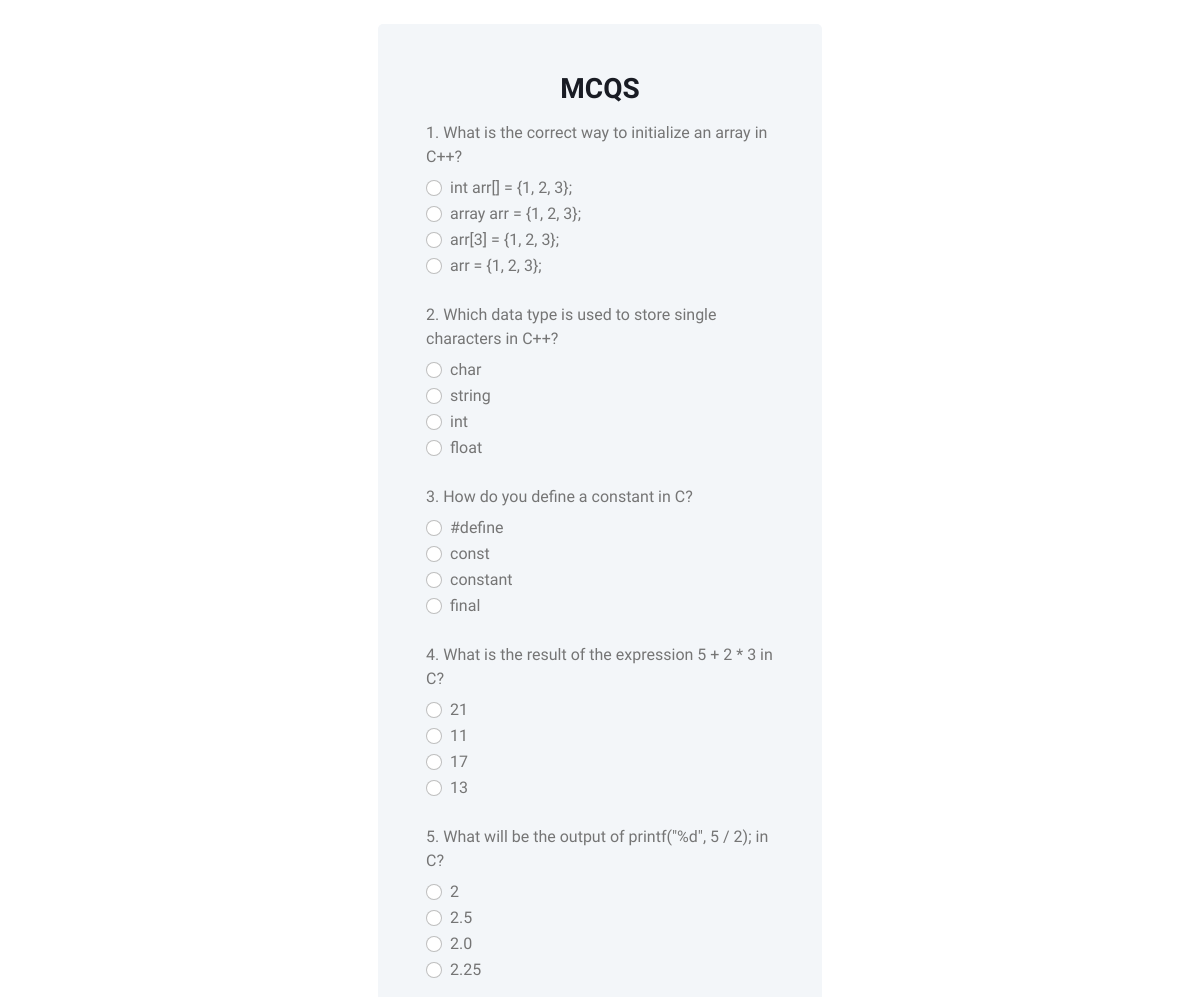
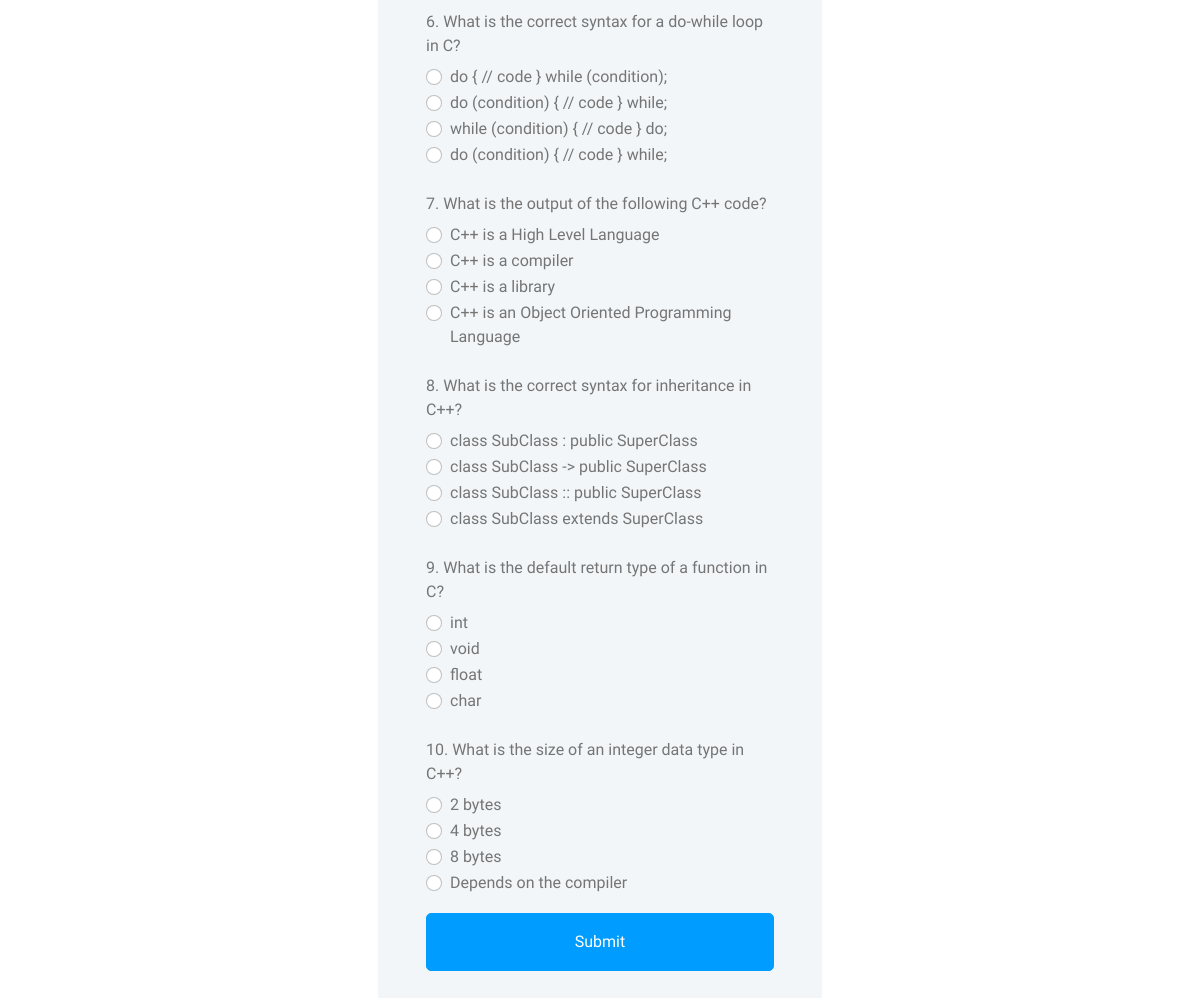
The page /Student/mcqs.php (signed in) on the database its author committed (2 pictures, top to bottom).
### tables this page shows
CREATE TABLE `multiple_choice_questions` (
  `question_id` int(11) NOT NULL,
  `question_text` varchar(255) NOT NULL,
  `option_a` varchar(100) NOT NULL,
  `option_b` varchar(100) NOT NULL,
  `option_c` varchar(100) NOT NULL,
  `option_d` varchar(100) NOT NULL,
  `correct_option` enum('A','B','C','D') NOT NULL,
  `exam_id` int(11) DEFAULT NULL,
  `question_mark` int(11) NOT NULL,
  `is_completed` tinyint(1) DEFAULT 0
);

### Student/mcqs.php (the view, shortened to what this page needs)
<?php
include "../db/dbConnection.php";
if ($_SESSION['role_id'] == 4) {
    header("location:../Admin/admin.php");
} elseif ($_SESSION['role_id'] == 3) {
    header("location:../Teacher/teacher.php");
} elseif ($_SESSION['role_id'] == 1) {
    $getExamCheck = "SELECT *,
    TIMESTAMPDIFF(DAY, CURDATE(), start_datetime) AS days_until_start
FROM `exams`
WHERE exams.exam_status = 'active'
AND start_datetime = CURDATE()
OR DATEDIFF(start_datetime, CURDATE()) = 1";
    $isCheated  = "SELECT * FROM users WHERE users.is_cheated = 'no' AND users.is_completed = 'not_completed' AND users.role_id = 1";
    $setuser = mysqli_query($conn, $isCheated);
    $set = mysqli_query($conn, $getExamCheck);
    if (mysqli_num_rows($set) && mysqli_num_rows($setuser) > 0) {
?>
        <!DOCTYPE html>
        <html lang="en">
        <head>
            <link href="https://cdnjs.cloudflare.com/ajax/libs/font-awesome/5.10.0/css/all.min.css" rel="stylesheet">
            <link href="https://cdn.jsdelivr.net/npm/bootstrap-icons@1.4.1/font/bootstrap-icons.css" rel="stylesheet">
            <link href="../lib/owlcarousel/assets/owl.carousel.min.css" rel="stylesheet">
            <link href="../lib/tempusdominus/css/tempusdominus-bootstrap-4.min.css" rel="stylesheet" />
            <link href="../css/bootstrap.min.css" rel="stylesheet">
            <link href="../css/style.css" rel="stylesheet">
        </head>
        <body>
            <div class="container-xxl position-relative bg-white d-flex p-0">
                <div class="container-fluid">
                    <div class="row h-100 align-items-center justify-content-center" style="min-height: 100vh;">
                        <div class="col-12 col-sm-10 col-md-8 col-lg-6 col-xl-5">
                            <div class="bg-light rounded p-4 p-sm-5 my-4 mx-3">
                                <h3 class="text-center">MCQS</h3>
                                <form method="post" action="<?php echo htmlspecialchars($_SERVER["PHP_SELF"]); ?>">
                                    <?php
                                    $getExam_id = "SELECT exams.exam_id FROM fill_in_the_blanks INNER JOIN exams ON fill_in_the_blanks.exam_id = exams.exam_id";
                                    $exam_id_query = mysqli_query($conn,$getExam_id);
                                    $get_exam_id_as = mysqli_fetch_array($exam_id_query);
                                    $GET_ID_OF_EXAM =  $get_exam_id_as['exam_id'];
                                    $multiple_choice_questions = "SELECT * from multiple_choice_questions WHERE exam_id = '$GET_ID_OF_EXAM' ORDER BY RAND() limit 10";
                                    $query = mysqli_query($conn, $multiple_choice_questions);
                                    $count = 1;
                                    while ($row = mysqli_fetch_assoc($query)) {
                                    ?>
                                        <label for="" class="col-sm-12 col-form-label"><?php echo $count++ . ". " . $row['question_text'] ?></label>
                                        <div class="row mb-3">
                                            <div class="col-sm-12">
                                                <div class="form-check">
                                                    <input class="form-check-input" value="A" type="radio" name="answer_<?php echo $row['question_id']; ?>" id="flexRadioDefault1">
                                                    <label class="form-check-label" for="flexRadioDefault1">
                                                        <?php echo $row['option_a'] ?>
                                                    </label>
                                                </div>
                                                <div class="form-check">
                                                    <input class="form-check-input" value="B" type="radio" name="answer_<?php echo $row['question_id']; ?>" id="flexRadioDefault2">
                                                    <label class="form-check-label" for="flexRadioDefault2">
                                                        <?php echo $row['option_b'] ?>
                                                    </label>
                                                </div>
                                                <div class="form-check">
                                                    <input class="form-check-input" value="C" type="radio" name="answer_<?php echo $row['question_id']; ?>" id="flexRadioDefault3">
                                                    <label class="form-check-label" for="flexRadioDefault3">
                                                        <?php echo $row['option_c'] ?>
                                                    </label>
                                                </div>
                                                <div class="form-check">
                                                    <input class="form-check-input" value="D" type="radio" name="answer_<?php echo $row['question_id']; ?>" id="flexRadioDefault4">
                                                    <label class="form-check-label" for="flexRadioDefault4">
                                                        <?php echo $row['option_d'] ?>
                                                    </label>
                                                </div>
                                            </div>
                                        </div>
                                    <?php
                                    }
                                    ?>
                                    <button type="submit" name="submit" class="btn btn-primary py-3 w-100 mb-4">Submit</button>
                                </form>
                            </div>
                        </div>
                    </div>
                </div>
            </div>
        </body>
        </html>
<?php
    } else {
        header("location:./student.php");
    }
} else {
    header("location:./student.php");
}
?>

### css/style.css (style rules this page uses)
:root { --primary: #009CFF; --light: #F3F6F9; --dark: #191C24; }
.btn { transition: .5s; }
.btn.btn-primary { color: #FFFFFF; }

### rows shown on the page
multiple_choice_questions: question_text "What is the correct way to initialize an array in C++?", option_a "int arr[] = {1, 2, 3};", option_b "array arr = {1, 2, 3};", option_c "arr[3] = {1, 2, 3};", option_d "arr = {1, 2, 3};"
multiple_choice_questions: question_text "Which data type is used to store single characters in C++?", option_a "char", option_b "string", option_c "int", option_d "float"
multiple_choice_questions: question_text "How do you define a constant in C?", option_a "#define", option_b "const", option_c "constant", option_d "final"
multiple_choice_questions: question_text "What is the result of the expression 5 + 2 * 3 in C?", option_a "21", option_b "11", option_c "17", option_d "13"
multiple_choice_questions: question_text "What will be the output of printf(\"%d\", 5 / 2); in C?", option_a "2", option_b "2.5", option_c "2.0", option_d "2.25"
multiple_choice_questions: question_text "What is the correct syntax for a do-while loop in C?", option_a "do { // code } while (condition);", option_b "do (condition) { // code } while;", option_c "while (condition) { // code } do;", option_d "do (condition) { // code } while;"
multiple_choice_questions: question_text "What is the output of the following C++ code?", option_a "C++ is a High Level Language", option_b "C++ is a compiler", option_c "C++ is a library", option_d "C++ is an Object Oriented Programming Language"
multiple_choice_questions: question_text "What is the correct syntax for inheritance in C++?", option_a "class SubClass : public SuperClass", option_b "class SubClass -> public SuperClass", option_c "class SubClass :: public SuperClass", option_d "class SubClass extends SuperClass"
multiple_choice_questions: question_text "What is the default return type of a function in C?", option_a "int", option_b "void", option_c "float", option_d "char"
multiple_choice_questions: question_text "What is the size of an integer data type in C++?", option_a "2 bytes", option_b "4 bytes", option_c "8 bytes", option_d "Depends on the compiler"
